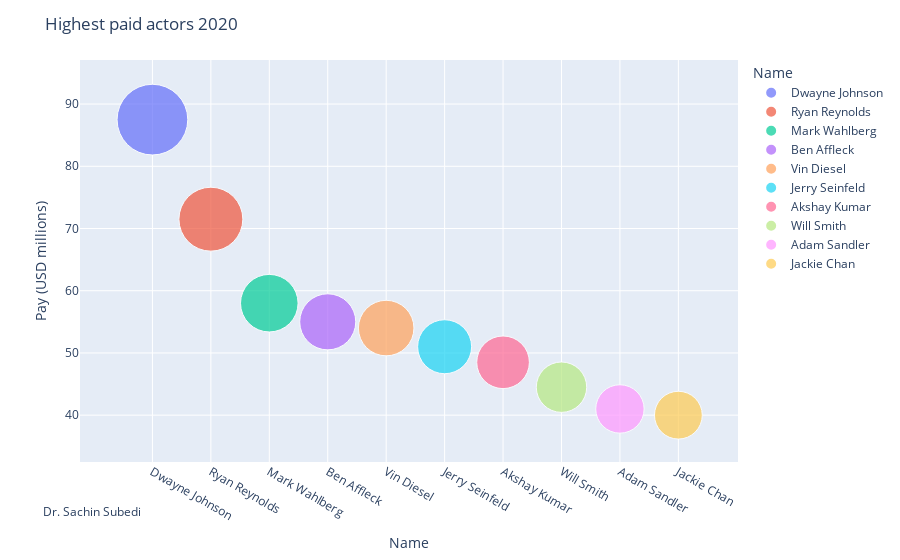

Notebook cell for this chart:
### Code cell
# Scatter plot of top 10 highest earning actors in 2020
fig = px.scatter(sorted_E2,  x='Name', y='Pay (USD millions)', size='Pay (USD millions)', 
                 color='Name', hover_name='Name', size_max=50)
fig.update_layout(title_text='Highest paid actors 2020'
            
)

fig.update_layout(
    annotations=[
        dict(
            x=-0.06,
            y=-0.15,
            showarrow=False,
            text="Dr. Sachin Subedi",
            xref="paper",
            yref="paper",
            )
            ,   
    ],

)

fig.show()

### Figure 1 — Plotly figure (JSON) as saved in the notebook; plotly's stock layout.template omitted (floating-point values rounded to 4 significant figures)
{"data": [{"hovertemplate": "<b>%{hovertext}</b><br><br>Name=%{x}<br>Pay (USD millions)=%{marker.size}<extra></extra>", "hovertext": ["Dwayne Johnson"], "legendgroup": "Dwayne Johnson", "marker": {"color": "#636efa", "size": [87.5], "sizemode": "area", "sizeref": 0.035, "symbol": "circle"}, "mode": "markers", "name": "Dwayne Johnson", "orientation": "v", "showlegend": true, "type": "scatter", "x": ["Dwayne Johnson"], "xaxis": "x", "y": [87.5], "yaxis": "y"}, {"hovertemplate": "<b>%{hovertext}</b><br><br>Name=%{x}<br>Pay (USD millions)=%{marker.size}<extra></extra>", "hovertext": ["Ryan Reynolds"], "legendgroup": "Ryan Reynolds", "marker": {"color": "#EF553B", "size": [71.5], "sizemode": "area", "sizeref": 0.035, "symbol": "circle"}, "mode": "markers", "name": "Ryan Reynolds", "orientation": "v", "showlegend": true, "type": "scatter", "x": ["Ryan Reynolds"], "xaxis": "x", "y": [71.5], "yaxis": "y"}, {"hovertemplate": "<b>%{hovertext}</b><br><br>Name=%{x}<br>Pay (USD millions)=%{marker.size}<extra></extra>", "hovertext": ["Mark Wahlberg"], "legendgroup": "Mark Wahlberg", "marker": {"color": "#00cc96", "size": [58], "sizemode": "area", "sizeref": 0.035, "symbol": "circle"}, "mode": "markers", "name": "Mark Wahlberg", "orientation": "v", "showlegend": true, "type": "scatter", "x": ["Mark Wahlberg"], "xaxis": "x", "y": [58], "yaxis": "y"}, {"hovertemplate": "<b>%{hovertext}</b><br><br>Name=%{x}<br>Pay (USD millions)=%{marker.size}<extra></extra>", "hovertext": ["Ben Affleck"], "legendgroup": "Ben Affleck", "marker": {"color": "#ab63fa", "size": [55], "sizemode": "area", "sizeref": 0.035, "symbol": "circle"}, "mode": "markers", "name": "Ben Affleck", "orientation": "v", "showlegend": true, "type": "scatter", "x": ["Ben Affleck"], "xaxis": "x", "y": [55], "yaxis": "y"}, {"hovertemplate": "<b>%{hovertext}</b><br><br>Name=%{x}<br>Pay (USD millions)=%{marker.size}<extra></extra>", "hovertext": ["Vin Diesel"], "legendgroup": "Vin Diesel", "marker": {"color": "#FFA15A", "size": [54], "sizemode": "area", "sizeref": 0.035, "symbol": "circle"}, "mode": "markers", "name": "Vin Diesel", "orientation": "v", "showlegend": true, "type": "scatter", "x": ["Vin Diesel"], "xaxis": "x", "y": [54], "yaxis": "y"}, {"hovertemplate": "<b>%{hovertext}</b><br><br>Name=%{x}<br>Pay (USD millions)=%{marker.size}<extra></extra>", "hovertext": ["Jerry Seinfeld"], "legendgroup": "Jerry Seinfeld", "marker": {"color": "#19d3f3", "size": [51], "sizemode": "area", "sizeref": 0.035, "symbol": "circle"}, "mode": "markers", "name": "Jerry Seinfeld", "orientation": "v", "showlegend": true, "type": "scatter", "x": ["Jerry Seinfeld"], "xaxis": "x", "y": [51], "yaxis": "y"}, {"hovertemplate": "<b>%{hovertext}</b><br><br>Name=%{x}<br>Pay (USD millions)=%{marker.size}<extra></extra>", "hovertext": ["Akshay Kumar"], "legendgroup": "Akshay Kumar", "marker": {"color": "#FF6692", "size": [48.5], "sizemode": "area", "sizeref": 0.035, "symbol": "circle"}, "mode": "markers", "name": "Akshay Kumar", "orientation": "v", "showlegend": true, "type": "scatter", "x": ["Akshay Kumar"], "xaxis": "x", "y": [48.5], "yaxis": "y"}, {"hovertemplate": "<b>%{hovertext}</b><br><br>Name=%{x}<br>Pay (USD millions)=%{marker.size}<extra></extra>", "hovertext": ["Will Smith"], "legendgroup": "Will Smith", "marker": {"color": "#B6E880", "size": [44.5], "sizemode": "area", "sizeref": 0.035, "symbol": "circle"}, "mode": "markers", "name": "Will Smith", "orientation": "v", "showlegend": true, "type": "scatter", "x": ["Will Smith"], "xaxis": "x", "y": [44.5], "yaxis": "y"}, {"hovertemplate": "<b>%{hovertext}</b><br><br>Name=%{x}<br>Pay (USD millions)=%{marker.size}<extra></extra>", "hovertext": ["Adam Sandler"], "legendgroup": "Adam Sandler", "marker": {"color": "#FF97FF", "size": [41], "sizemode": "area", "sizeref": 0.035, "symbol": "circle"}, "mode": "markers", "name": "Adam Sandler", "orientation": "v", "showlegend": true, "type": "scatter", "x": ["Adam Sandler"], "xaxis": "x", "y": [41], "yaxis": "y"}, {"hovertemplate": "<b>%{hovertext}</b><br><br>Name=%{x}<br>Pay (USD millions)=%{marker.size}<extra></extra>", "hovertext": ["Jackie Chan"], "legendgroup": "Jackie Chan", "marker": {"color": "#FECB52", "size": [40], "sizemode": "area", "sizeref": 0.035, "symbol": "circle"}, "mode": "markers", "name": "Jackie Chan", "orientation": "v", "showlegend": true, "type": "scatter", "x": ["Jackie Chan"], "xaxis": "x", "y": [40], "yaxis": "y"}], "layout": {"annotations": [{"showarrow": false, "text": "Dr. Sachin Subedi", "x": -0.06, "xref": "paper", "y": -0.15, "yref": "paper"}], "legend": {"itemsizing": "constant", "title": {"text": "Name"}, "tracegroupgap": 0}, "margin": {"t": 60}, "title": {"text": "Highest paid actors 2020"}, "xaxis": {"anchor": "y", "categoryarray": ["Dwayne Johnson", "Ryan Reynolds", "Mark Wahlberg", "Ben Affleck", "Vin Diesel", "Jerry Seinfeld", "Akshay Kumar", "Will Smith", "Adam Sandler", "Jackie Chan"], "categoryorder": "array", "domain": [0, 1], "title": {"text": "Name"}}, "yaxis": {"anchor": "x", "domain": [0, 1], "title": {"text": "Pay (USD millions)"}}}}
